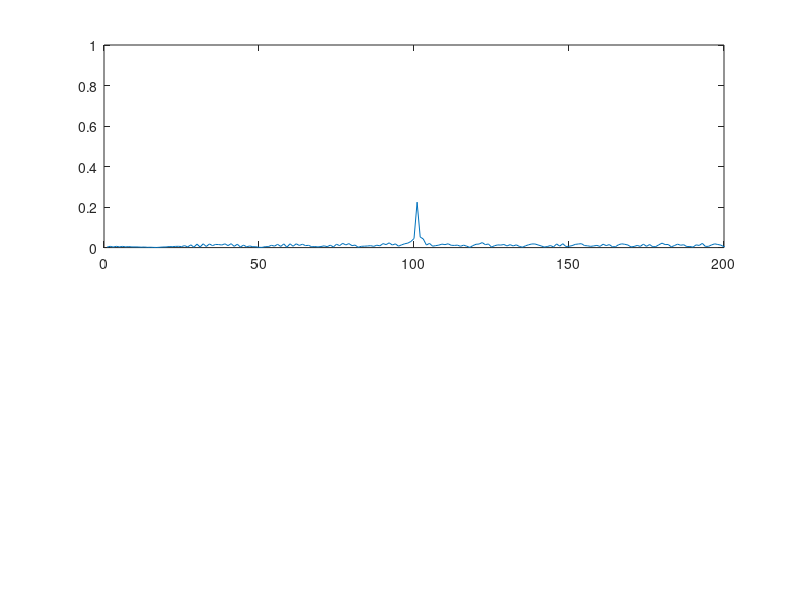
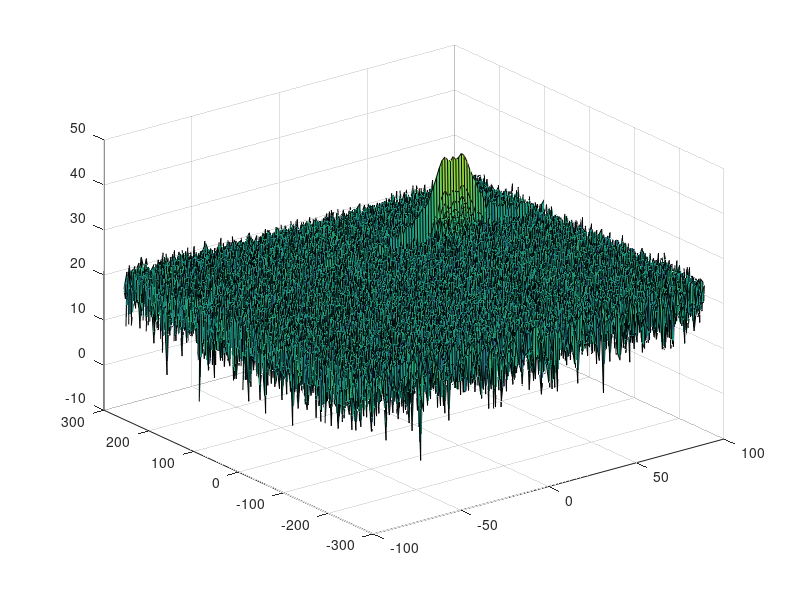

Write the MATLAB code that produced these figures, in order. (Note: this script raises an error after producing the figures.)
clear all
clc
%% Radar Specifications 
%%%%%%%%%%%%%%%%%%%%%%%%%%%
% Frequency of operation = 77GHz
% Max Range = 200m
MaxRange = 200;
% Range Resolution = 1 m
RangeResolution = 1;
% Max Velocity = 100 m/s
MaxVelocity = 100;
% Velocity Resolution = 1m/s
VelResolution = 1;
%%%%%%%%%%%%%%%%%%%%%%%%%%%

%speed of light = 3e8
c = 3e8;
%% User Defined Range and Velocity of target
% *%TODO* :
% define the target's initial position and velocity. Note : Velocity
% remains contant
target_initial_position = 100;
target_velocity = 50;
 


%% FMCW Waveform Generation

% *%TODO* :
%Design the FMCW waveform by giving the specs of each of its parameters.
% Calculate the Bandwidth (B), Chirp Time (Tchirp) and Slope (slope) of the FMCW
% chirp using the requirements above.
Bandwidth = c/(2*VelResolution);
Tchirp = 5.5*2*MaxRange/c;
Slope = Bandwidth/Tchirp;

%Operating carrier frequency of Radar 
Frequence_of_operation= 77e9;             %carrier freq

                                                          
%The number of chirps in one sequence. Its ideal to have 2^ value for the ease of running the FFT
%for Doppler Estimation. 
N_doppler=128;                   % #of doppler cells OR #of sent periods % number of chirps

%The number of samples on each chirp. 
N_range=1024;                  %for length of time OR # of range cells

% Timestamp for running the displacement scenario for every sample on each
% chirp
time=linspace(0,N_doppler*Tchirp,N_range*N_doppler); %total time for samples


%Creating the vectors for Tx, Rx and Mix based on the total samples input.
Transmited_signal=cos(2*pi*(Frequence_of_operation*time+Slope*time.^2/2)); %transmitted signal
Range_t = target_initial_position + target_velocity*time; %target position
TimeDelay = 2*Range_t/c; % time delay
Received_signal=cos(2*pi*(Frequence_of_operation*(time-TimeDelay)+Slope*(time-TimeDelay).^2/2)); %received signal
Mixed_signal = Transmited_signal.*Received_signal; %beat/mixed signal


%% RANGE MEASUREMENT


 % *%TODO* :
%reshape the vector into Nr*Nd array. Nr and Nd here would also define the size of
%Range and Doppler FFT respectively.
Mixed_signal = reshape(Mixed_signal,[N_range,N_doppler]) ;

 % *%TODO* :
%run the FFT on the beat signal along the range bins dimension (Nr) and
%normalize.
fft_beat = fft(Mixed_signal, N_range,1 )/N_range;

 % *%TODO* :
% Take the absolute value of FFT output
fft_beat_abs = abs(fft_beat);

 % *%TODO* :
% Output of FFT is double sided signal, but we are interested in only one side of the spectrum.
% Hence we throw out half of the samples.
fft_beat_abs_first_half = fft_beat_abs(1:N_range/2);


%plotting the range
figure ('Name','Range from First FFT')
subplot(2,1,1)

 % *%TODO* :
 % plot FFT output 
 plot(fft_beat_abs_first_half)

 
axis ([0 200 0 1]);



%% RANGE DOPPLER RESPONSE
% The 2D FFT implementation is already provided here. This will run a 2DFFT
% on the mixed signal (beat signal) output and generate a range doppler
% map.You will implement CFAR on the generated RDM


% Range Doppler Map Generation.

% The output of the 2D FFT is an image that has reponse in the range and
% doppler FFT bins. So, it is important to convert the axis from bin sizes
% to range and doppler based on their Max values.

Mixed_signal=reshape(Mixed_signal,[N_range,N_doppler]);

% 2D FFT using the FFT size for both dimensions.
sig_fft2 = fft2(Mixed_signal,N_range,N_doppler);

% Taking just one side of signal from Range dimension.
sig_fft2 = sig_fft2(1:N_range/2,1:N_doppler);
sig_fft2 = fftshift (sig_fft2);
RadarDopplerMap = abs(sig_fft2);
RadarDopplerMap = 10*log10(RadarDopplerMap) ;

%use the surf function to plot the output of 2DFFT and to show axis in both
%dimensions
doppler_axis = linspace(-100,100,N_doppler);
range_axis = linspace(-200,200,N_range/2)*((N_range/2)/400);
figure,surf(doppler_axis,range_axis,RadarDopplerMap);

%% CFAR implementation

%Slide Window through the complete Range Doppler Map

% *%TODO* :
%Select the number of Training Cells in both the dimensions.
N_Training_cell_Range = 8; % Number of training cells range
N_Training_cell_Doppler = 8; % Number of training cells doppler

% *%TODO* :
%Select the number of Guard Cells in both dimensions around the Cell under 
%test (CUT) for accurate estimation
N_Guard_cell_Range = 2; % Number of guard cells range
N_Guard_cell_Doppler = 2; % Number of guard cells doppler
% *%TODO* :
% offset the threshold by SNR value in dB
Offset=1.7;



% *%TODO* :
%design a loop such that it slides the CUT across range doppler map by
%giving margins at the edges for Training and Guard Cells.
%For every iteration sum the signal level within all the training
%cells. To sum convert the value from logarithmic to linear using db2pow
%function. Average the summed values for all of the training
%cells used. After averaging convert it back to logarithimic using pow2db.
%Further add the offset to it to determine the threshold. Next, compare the
%signal under CUT with this threshold. If the CUT level > threshold assign
%it a value of 1, else equate it to 0.


   % Use RDM[x,y] as the matrix from the output of 2D FFT for implementing
   % CFAR

   for i = 1:(length(RadarDopplerMap)-(2*N_Guard_cell_Range+2*N_Training_cell_Range+1))
    for j = 1:(N_doppler-(2*N_Guard_cell_Doppler+2*N_Training_cell_Doppler+1))
        % Use RDM[x,y] as the matrix from the output of 2D FFT for implementing
        % CFAR
        Noise_Level = get_training_mean(RadarDopplerMap(i:i-1+2*N_Guard_cell_Range+2*N_Training_cell_Range+1,j:j-1+2*N_Guard_cell_Doppler+2*N_Training_cell_Doppler+1),N_Training_cell_Range,N_Training_cell_Doppler,N_Guard_cell_Range,N_Guard_cell_Doppler);
        threshold = Noise_Level*Offset;
        if (RadarDopplerMap(i+N_Training_cell_Range+N_Guard_cell_Range, j+N_Training_cell_Doppler+N_Guard_cell_Doppler) < threshold)
            RadarDopplerMap(i+N_Training_cell_Range+N_Guard_cell_Range, j+N_Training_cell_Doppler+N_Guard_cell_Doppler) = 0;
        else
            RadarDopplerMap(i+N_Training_cell_Range+N_Guard_cell_Range, j+N_Training_cell_Doppler+N_Guard_cell_Doppler) = 1;
        end    
    end
   end

% *%TODO* :
% The process above will generate a thresholded block, which is smaller 
%than the Range Doppler Map as the CUT cannot be located at the edges of
%matrix. Hence,few cells will not be thresholded. To keep the map size same
% set those values to 0. 
 
RadarDopplerMap(1:N_Training_cell_Range+N_Guard_cell_Range,:) = 0;
RadarDopplerMap(end-N_Training_cell_Range-N_Guard_cell_Range:end,:)= 0;
RadarDopplerMap(N_Training_cell_Range+N_Guard_cell_Range+1:end-(N_Training_cell_Range+N_Guard_cell_Range),1:N_Training_cell_Doppler+N_Guard_cell_Doppler) = 0;
RadarDopplerMap(N_Training_cell_Range+N_Guard_cell_Range+1:end-(N_Training_cell_Range+N_Guard_cell_Range),end-N_Training_cell_Doppler-N_Guard_cell_Doppler:end)= 0;



% *%TODO* :
%display the CFAR output using the Surf function like we did for Range
%Doppler Response output.
figure,surf(doppler_axis,range_axis,RadarDopplerMap);
colorbar;


 
 